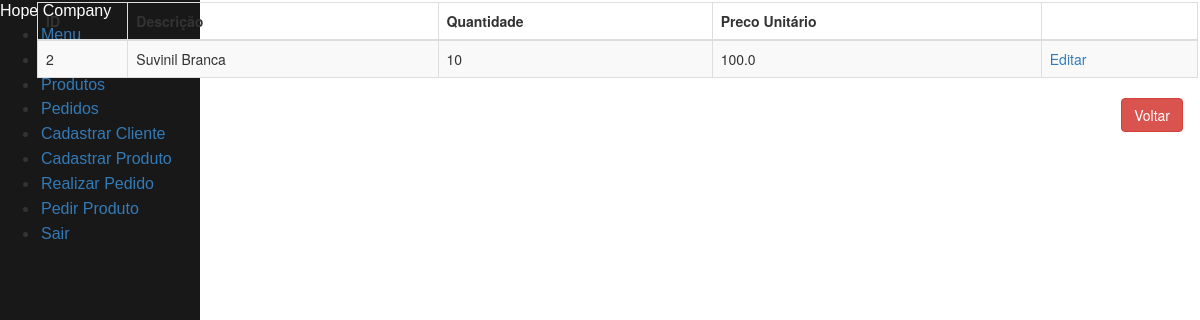
/produto/, run on an earlier commit of the app's database.
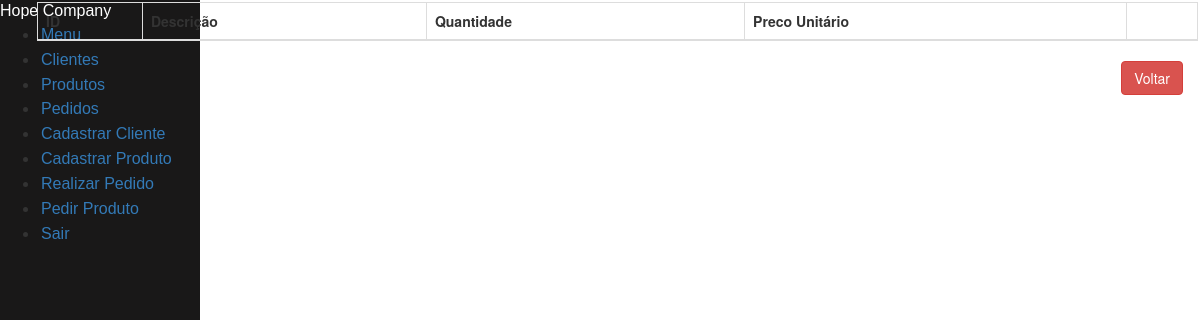
And on a later commit of the database.
### tables this page shows
CREATE TABLE produto (
    id_produto INTEGER PRIMARY KEY AUTOINCREMENT,
    descricao VARCHAR(50) NOT NULL,
    quantidade INTEGER,
    preco_unitario REAl NOT NULL
);

### clientes.py (the view)
@app.route("/produto/")
def listar_produtos_api():
    return render_template("lista_produtos.html", produtos = listar_produtos())

### clientes.py (called while the page is built)
def row_to_dict(description, row):
    if row == None:
        return None
    d = {}
    for i in range(0, len(row)):
        d[description[i][0]] = row[i]
    return d

def rows_to_dict(description, rows):
    result = []
    for row in rows:
        result.append(row_to_dict(description, row))
    return result

def conectar():
    return sqlite3.connect('clientes.db')

def listar_produtos():
    with closing(conectar()) as con, closing(con.cursor()) as cur:
        cur.execute("SELECT p.id_produto, p.descricao, p.preco_unitario, p.quantidade FROM produto p ORDER BY p.id_produto")
        return rows_to_dict(cur.description, cur.fetchall())

### templates/lista_produtos.html (shortened to what this page needs)
{% extends "menu.html" %}
{% block content %}
    <div class="table-responsive" id="sailorTableArea">
        <table id="sailorTable" class="table table-striped table-bordered" width="100%">
            <thead>
                <tr>
                    <th>ID</th>
                    <th>Descrição</th>
                    <th>Quantidade</th>
                    <th>Preco Unitário</th>
                    <th>&nbsp;</th>
                </tr>
                <thead>
                    <tbody>
                        {% for produto in produtos %}
                        <tr>
                            <td>{{produto['id_produto']}}</td>
                            <td>{{produto['descricao']}}</td>
                            <td>{{produto['quantidade']}}</td>
                            <td>{{produto['preco_unitario']}}</td>
                            <td><a href="/produto/{{produto['id_produto']}}" class="botao">Editar</a></td>
                        </tr>
                        {% endfor %}
                    </tbody>
        </table>
    </div>
    <div class="form-group">
        <label class="col-md-4 control-label" for="btnsalvar"></label>
        <div class="col-md-8 text-right">
            <a id="btncancelar" name="btncancelar" class="btn btn-danger" href="/menu">Voltar</a>
        </div>
    </div>
{% endblock %}

What changed in the data, as far as the page shows it:
removed produto: id_produto "2", descricao "Suvinil Branca", quantidade "10", preco_unitario "100.0"
